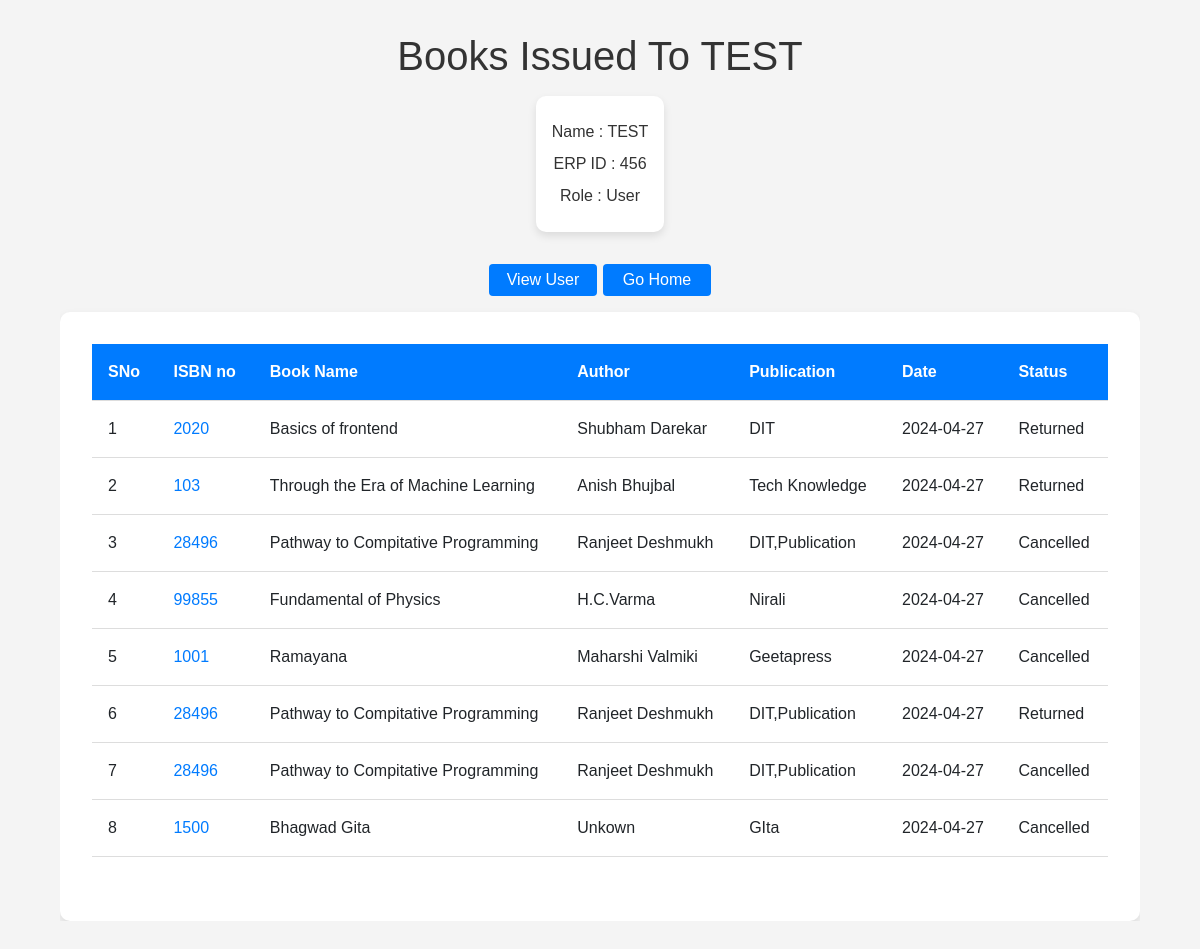
The page /admin/userHistory/456 (signed in) on the database its author committed.
### app.py (models this page shows, shortened)
class User(UserMixin,db.Model):
    __tablename__='user'
    erp = db.Column(db.Integer, primary_key=True)
    name=db.Column(db.String,nullable=False)
    password=db.Column(db.String,nullable=False)
    role=db.Column(db.String,nullable=False)

class Books(db.Model):
    __tablename__='books'
    isbn = db.Column(db.Integer, primary_key=True)
    book_name=db.Column(db.String,nullable=False)
    author=db.Column(db.String,nullable=False)
    publication=db.Column(db.String,nullable=False)
    total_copies=db.Column(db.Integer,nullable=False)
    available_copies=db.Column(db.Integer,nullable=False)

class History(db.Model):
    __tablename__='history'
    issueId = db.Column(db.Integer ,primary_key=True)
    isbnissue = db.Column(db.Integer, db.ForeignKey('books.isbn'), nullable=False)
    erpissue = db.Column(db.Integer, db.ForeignKey('user.erp'), nullable=False)
    date=db.Column(db.String,nullable=False)
    status=db.Column(db.String,nullable=False)

### app.py (the view)
@app.route('/admin/userHistory/<erp>',methods=['GET'])
@login_required
def userHistory(erp):
    user=db.session.query(User).filter_by(erp=erp).first()
    books=db.session.execute('''select isbn,book_name,author,publication,date,status
                             from books,history
                             where isbnissue=isbn and erpissue= :erp ''',
                             {'erp':erp} )
    return render_template('admin/userHistory.html',user=user,books=books)

### app.py (called while the page is built)
@login_manager.user_loader
def load_user(erpid):
    return User.query.get(int(erpid))

### templates/admin/userHistory.html (shortened to what this page needs)
<!DOCTYPE html>
<head>
    <link href="https://cdn.jsdelivr.net/npm/bootstrap@5.3.2/dist/css/bootstrap.min.css" rel="stylesheet">
    <link rel="stylesheet" href="https://cdnjs.cloudflare.com/ajax/libs/font-awesome/6.5.2/css/all.min.css" />
    <link rel="stylesheet" href="{{url_for('static',filename = '/CSS/userHistory.css')}}">
    <link rel="stylesheet" href="../../static/CSS/userHistory.css">
</head>
<body>
     <div class="tab">
        <h1>Books Issued To {{user.name}}</h1>
        <span class="bio">
            <p>Name : {{user.name}}</p>
            <p>ERP ID : {{user.erp}}</p>
            <p>Role : {{user.role}}</p>
        </span>
    <div class="aba">
        <div class="aaa">
            <a href="/admin/viewUser/{{user.erp}}">View User</a>
        </div>
        <div class="bbb">
            <a href="/admin/dashboard">Go Home</a>
        </div>
    </div>
    <div class="div">
        <table id="issued-books">
            <tr>
                <th>SNo</th>
                <th>ISBN no</th>
                <th>Book Name</th>
                <th>Author</th>
                <th>Publication</th>
                <th>Date</th>
                <th>Status</th>
            </tr>
            {% for book in books %}
            <tr>
                <td>{{loop.index}}</td>
                <td><a href="/admin/viewBook/{{book[0]}}">{{book[0]}}</a></td>
                <td>{{book[1]}}</td>
                <td>{{book[2]}}</td>
                <td>{{book[3]}}</td>
                <td>{{book[4]}}</td>
                <td>{{book[5]}}</td>
            </tr>
            {% endfor %}
        </div>
    </div>
</body>

### static/CSS/userHistory.css (style rules this page uses)
body { font-family: Arial, sans-serif; background-color: #f4f4f4; margin: 0; padding: 0; }
.tab { width: 90%; margin: 2rem auto; text-align: center; }
.tab h1 { color: #333; margin-bottom: 1rem; }
.bio { background: #fff; border-radius: 10px; box-shadow: 0 4px 8px rgba(0, 0, 0, 0.1); padding: 1rem; display: inline-block; margin-bottom: 1rem; }
.bio p { margin: 0.5rem 0; color: #333; }
.aaa, .bbb { margin: 1rem 0; padding: 4px; background-color: #007bff; width: 10%; border-radius: 4px; }
.aba { display: flex; gap: 6px; align-items: center; justify-content: center; }
.aaa a, .bbb a { color: #fff; text-decoration: none; font-size: 1rem; transition: color 0.3s ease; }
.tab .div { background: #fff; border-radius: 10px; box-shadow: 0 4px 8px rgba(0, 0, 0, 0.1); padding: 2rem; overflow-x: auto; }
.tab { overflow: auto; scrollbar-width: none; }
.tab { -ms-overflow-style: none; overflow: -moz-scrollbars-none; }
table { width: 100%; border-collapse: collapse; margin-bottom: 2rem; }
table th, table td { padding: 1rem; text-align: left; border-bottom: 1px solid #ddd; }
table th { background: #007bff; color: white; }
table td a { color: #007bff; text-decoration: none; transition: color 0.3s ease; }

### rows shown on the page
User: name "TEST", erp "456", role "User"
Books: isbn "2020", book_name "Basics of frontend", author "Shubham Darekar", publication "DIT", date "2024-04-27", status "Returned"
Books: isbn "103", book_name "Through the Era of Machine Learning", author "Anish Bhujbal", publication "Tech Knowledge", date "2024-04-27", status "Returned"
Books: isbn "28496", book_name "Pathway to Compitative Programming", author "Ranjeet Deshmukh", publication "DIT,Publication", date "2024-04-27", status "Cancelled", status "Returned"
Books: isbn "99855", book_name "Fundamental of Physics", author "H.C.Varma", publication "Nirali", date "2024-04-27", status "Cancelled"
Books: isbn "1001", book_name "Ramayana", author "Maharshi Valmiki", publication "Geetapress", date "2024-04-27", status "Cancelled"
Books: isbn "1500", book_name "Bhagwad Gita", author "Unkown", publication "GIta", date "2024-04-27", status "Cancelled"
